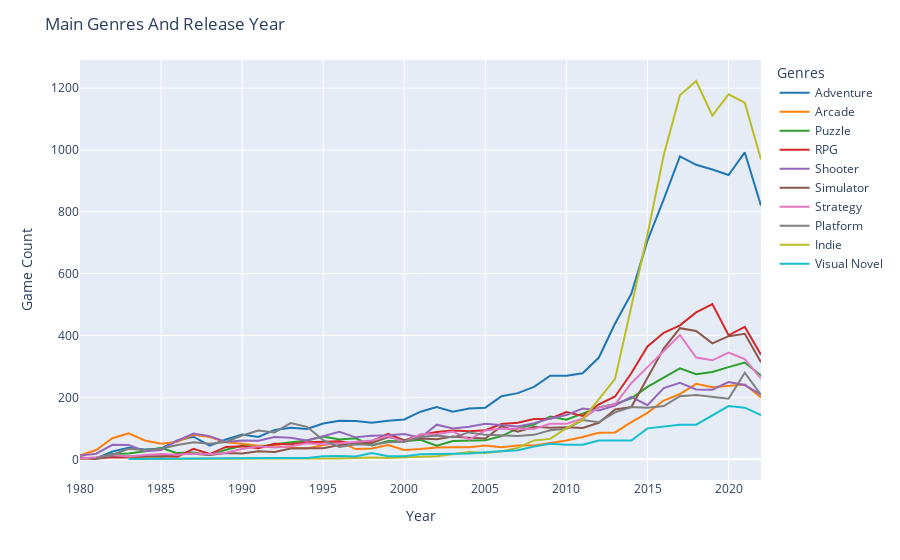

Notebook code cell kept with this figure:
### Code cell
g_l_fig2 = px.line(genre_area, x="Release_Date", y="Title", color="Genres", color_discrete_sequence=px.colors.qualitative.D3
)
g_l_fig2.update_layout(title="Main Genres And Release Year", xaxis_title="Year", yaxis_title="Game Count"
)
g_l_fig2.show()

### Figure 1 — Plotly figure (JSON) as saved in the notebook; plotly's stock layout.template omitted (floating-point values rounded to 4 significant figures)
{"data": [{"hovertemplate": "Genres=Adventure<br>Release_Date=%{x}<br>Title=%{y}<extra></extra>", "legendgroup": "Adventure", "line": {"color": "#1F77B4", "dash": "solid"}, "marker": {"symbol": "circle"}, "mode": "lines", "name": "Adventure", "orientation": "v", "showlegend": true, "type": "scatter", "x": [1980, 1981, 1982, 1983, 1984, 1985, 1986, 1987, 1988, 1989, 1990, 1991, 1992, 1993, 1994, 1995, 1996, 1997, 1998, 1999, 2000, 2001, 2002, 2003, 2004, 2005, 2006, 2007, 2008, 2009, 2010, 2011, 2012, 2013, 2014, 2015, 2016, 2017, 2018, 2019, 2020, 2021, 2022], "xaxis": "x", "y": [5, 3, 25, 37, 32, 35, 61, 73, 44, 64, 80, 72, 95, 102, 98, 116, 125, 124, 118, 125, 129, 154, 169, 154, 164, 167, 204, 214, 234, 270, 270, 278, 329, 439, 535, 707, 840, 979, 952, 937, 919, 992, 820], "yaxis": "y"}, {"hovertemplate": "Genres=Arcade<br>Release_Date=%{x}<br>Title=%{y}<extra></extra>", "legendgroup": "Arcade", "line": {"color": "#FF7F0E", "dash": "solid"}, "marker": {"symbol": "circle"}, "mode": "lines", "name": "Arcade", "orientation": "v", "showlegend": true, "type": "scatter", "x": [1980, 1981, 1982, 1983, 1984, 1985, 1986, 1987, 1988, 1989, 1990, 1991, 1992, 1993, 1994, 1995, 1996, 1997, 1998, 1999, 2000, 2001, 2002, 2003, 2004, 2005, 2006, 2007, 2008, 2009, 2010, 2011, 2012, 2013, 2014, 2015, 2016, 2017, 2018, 2019, 2020, 2021, 2022], "xaxis": "x", "y": [13, 30, 68, 84, 61, 50, 57, 79, 72, 55, 50, 44, 44, 37, 35, 45, 57, 33, 35, 46, 30, 33, 38, 39, 39, 45, 39, 45, 45, 53, 61, 72, 86, 87, 120, 150, 190, 211, 244, 233, 237, 242, 200], "yaxis": "y"}, {"hovertemplate": "Genres=Puzzle<br>Release_Date=%{x}<br>Title=%{y}<extra></extra>", "legendgroup": "Puzzle", "line": {"color": "#2CA02C", "dash": "solid"}, "marker": {"symbol": "circle"}, "mode": "lines", "name": "Puzzle", "orientation": "v", "showlegend": true, "type": "scatter", "x": [1980, 1981, 1982, 1983, 1984, 1985, 1986, 1987, 1988, 1989, 1990, 1991, 1992, 1993, 1994, 1995, 1996, 1997, 1998, 1999, 2000, 2001, 2002, 2003, 2004, 2005, 2006, 2007, 2008, 2009, 2010, 2011, 2012, 2013, 2014, 2015, 2016, 2017, 2018, 2019, 2020, 2021, 2022], "xaxis": "x", "y": [3, 4, 17, 19, 26, 37, 20, 22, 14, 31, 44, 39, 49, 56, 61, 74, 64, 68, 45, 59, 58, 63, 44, 59, 61, 62, 75, 100, 112, 138, 128, 149, 168, 179, 197, 234, 265, 294, 275, 282, 298, 313, 271], "yaxis": "y"}, {"hovertemplate": "Genres=RPG<br>Release_Date=%{x}<br>Title=%{y}<extra></extra>", "legendgroup": "RPG", "line": {"color": "#D62728", "dash": "solid"}, "marker": {"symbol": "circle"}, "mode": "lines", "name": "RPG", "orientation": "v", "showlegend": true, "type": "scatter", "x": [1980, 1981, 1982, 1983, 1984, 1985, 1986, 1987, 1988, 1989, 1990, 1991, 1992, 1993, 1994, 1995, 1996, 1997, 1998, 1999, 2000, 2001, 2002, 2003, 2004, 2005, 2006, 2007, 2008, 2009, 2010, 2011, 2012, 2013, 2014, 2015, 2016, 2017, 2018, 2019, 2020, 2021, 2022], "xaxis": "x", "y": [3, 3, 7, 6, 8, 10, 8, 34, 17, 40, 42, 36, 50, 49, 55, 57, 58, 49, 59, 82, 61, 79, 88, 93, 91, 94, 114, 118, 130, 131, 153, 140, 178, 203, 278, 365, 409, 433, 475, 502, 401, 428, 338], "yaxis": "y"}, {"hovertemplate": "Genres=Shooter<br>Release_Date=%{x}<br>Title=%{y}<extra></extra>", "legendgroup": "Shooter", "line": {"color": "#9467BD", "dash": "solid"}, "marker": {"symbol": "circle"}, "mode": "lines", "name": "Shooter", "orientation": "v", "showlegend": true, "type": "scatter", "x": [1980, 1981, 1982, 1983, 1984, 1985, 1986, 1987, 1988, 1989, 1990, 1991, 1992, 1993, 1994, 1995, 1996, 1997, 1998, 1999, 2000, 2001, 2002, 2003, 2004, 2005, 2006, 2007, 2008, 2009, 2010, 2011, 2012, 2013, 2014, 2015, 2016, 2017, 2018, 2019, 2020, 2021, 2022], "xaxis": "x", "y": [12, 18, 47, 46, 26, 30, 60, 83, 75, 56, 61, 60, 72, 70, 61, 76, 89, 71, 76, 78, 82, 70, 112, 100, 105, 115, 110, 106, 117, 132, 143, 164, 158, 174, 202, 175, 230, 247, 226, 225, 250, 240, 209], "yaxis": "y"}, {"hovertemplate": "Genres=Simulator<br>Release_Date=%{x}<br>Title=%{y}<extra></extra>", "legendgroup": "Simulator", "line": {"color": "#8C564B", "dash": "solid"}, "marker": {"symbol": "circle"}, "mode": "lines", "name": "Simulator", "orientation": "v", "showlegend": true, "type": "scatter", "x": [1980, 1981, 1982, 1983, 1984, 1985, 1986, 1987, 1988, 1989, 1990, 1991, 1992, 1993, 1994, 1995, 1996, 1997, 1998, 1999, 2000, 2001, 2002, 2003, 2004, 2005, 2006, 2007, 2008, 2009, 2010, 2011, 2012, 2013, 2014, 2015, 2016, 2017, 2018, 2019, 2020, 2021, 2022], "xaxis": "x", "y": [6, 2, 11, 9, 11, 8, 16, 18, 14, 20, 19, 26, 24, 35, 36, 36, 46, 54, 53, 72, 62, 67, 65, 74, 70, 67, 107, 89, 105, 102, 104, 101, 118, 161, 169, 265, 358, 424, 415, 375, 398, 406, 314], "yaxis": "y"}, {"hovertemplate": "Genres=Strategy<br>Release_Date=%{x}<br>Title=%{y}<extra></extra>", "legendgroup": "Strategy", "line": {"color": "#E377C2", "dash": "solid"}, "marker": {"symbol": "circle"}, "mode": "lines", "name": "Strategy", "orientation": "v", "showlegend": true, "type": "scatter", "x": [1980, 1981, 1982, 1983, 1984, 1985, 1986, 1987, 1988, 1989, 1990, 1991, 1992, 1993, 1994, 1995, 1996, 1997, 1998, 1999, 2000, 2001, 2002, 2003, 2004, 2005, 2006, 2007, 2008, 2009, 2010, 2011, 2012, 2013, 2014, 2015, 2016, 2017, 2018, 2019, 2020, 2021, 2022], "xaxis": "x", "y": [3, 7, 14, 9, 14, 17, 15, 19, 16, 21, 33, 42, 38, 42, 52, 49, 52, 56, 61, 75, 56, 81, 81, 90, 64, 93, 99, 100, 98, 115, 115, 131, 168, 178, 246, 298, 349, 402, 329, 320, 345, 324, 261], "yaxis": "y"}, {"hovertemplate": "Genres=Platform<br>Release_Date=%{x}<br>Title=%{y}<extra></extra>", "legendgroup": "Platform", "line": {"color": "#7F7F7F", "dash": "solid"}, "marker": {"symbol": "circle"}, "mode": "lines", "name": "Platform", "orientation": "v", "showlegend": true, "type": "scatter", "x": [1981, 1982, 1983, 1984, 1985, 1986, 1987, 1988, 1989, 1990, 1991, 1992, 1993, 1994, 1995, 1996, 1997, 1998, 1999, 2000, 2001, 2002, 2003, 2004, 2005, 2006, 2007, 2008, 2009, 2010, 2011, 2012, 2013, 2014, 2015, 2016, 2017, 2018, 2019, 2020, 2021, 2022], "xaxis": "x", "y": [4, 15, 34, 30, 34, 46, 55, 50, 56, 77, 93, 87, 117, 105, 62, 40, 49, 46, 55, 57, 72, 77, 71, 87, 79, 78, 75, 79, 94, 99, 127, 120, 152, 169, 167, 172, 204, 208, 202, 196, 280, 208], "yaxis": "y"}, {"hovertemplate": "Genres=Indie<br>Release_Date=%{x}<br>Title=%{y}<extra></extra>", "legendgroup": "Indie", "line": {"color": "#BCBD22", "dash": "solid"}, "marker": {"symbol": "circle"}, "mode": "lines", "name": "Indie", "orientation": "v", "showlegend": true, "type": "scatter", "x": [1983, 1984, 1985, 1986, 1987, 1988, 1989, 1990, 1991, 1992, 1993, 1994, 1995, 1996, 1997, 1998, 1999, 2000, 2001, 2002, 2003, 2004, 2005, 2006, 2007, 2008, 2009, 2010, 2011, 2012, 2013, 2014, 2015, 2016, 2017, 2018, 2019, 2020, 2021, 2022], "xaxis": "x", "y": [2, 2, 1, 2, 1, 2, 1, 2, 2, 2, 1, 3, 1, 3, 4, 6, 4, 7, 8, 10, 17, 24, 20, 26, 37, 61, 66, 101, 128, 194, 260, 493, 727, 983, 1177, 1223, 1111, 1180, 1153, 969], "yaxis": "y"}, {"hovertemplate": "Genres=Visual Novel<br>Release_Date=%{x}<br>Title=%{y}<extra></extra>", "legendgroup": "Visual Novel", "line": {"color": "#17BECF", "dash": "solid"}, "marker": {"symbol": "circle"}, "mode": "lines", "name": "Visual Novel", "orientation": "v", "showlegend": true, "type": "scatter", "x": [1983, 1986, 1987, 1988, 1989, 1990, 1991, 1992, 1993, 1994, 1995, 1996, 1997, 1998, 1999, 2000, 2001, 2002, 2003, 2004, 2005, 2006, 2007, 2008, 2009, 2010, 2011, 2012, 2013, 2014, 2015, 2016, 2017, 2018, 2019, 2020, 2021, 2022], "xaxis": "x", "y": [1, 2, 4, 5, 3, 5, 4, 4, 4, 4, 10, 11, 9, 20, 10, 10, 16, 17, 16, 19, 23, 27, 29, 41, 50, 47, 47, 61, 61, 61, 100, 106, 112, 112, 142, 172, 167, 143], "yaxis": "y"}], "layout": {"legend": {"title": {"text": "Genres"}, "tracegroupgap": 0}, "margin": {"t": 60}, "title": {"text": "Main Genres And Release Year"}, "xaxis": {"anchor": "y", "domain": [0, 1], "title": {"text": "Year"}}, "yaxis": {"anchor": "x", "domain": [0, 1], "title": {"text": "Game Count"}}}}
